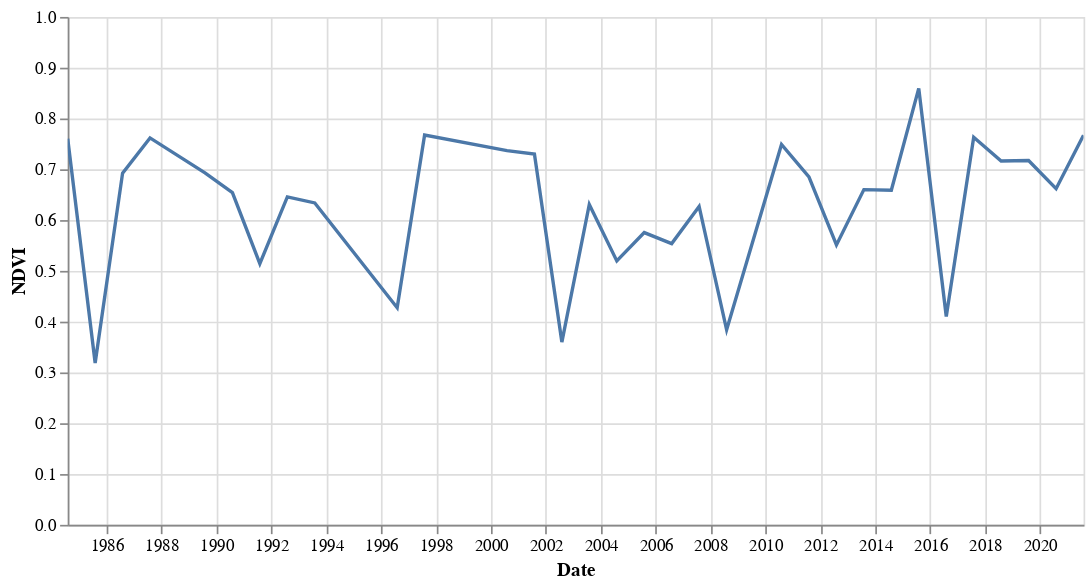

Notebook source saved alongside this figure:
### Markdown cell above
# Line chart

### Code cell
base = alt.Chart(nbr_df).encode(
    x=alt.X('Timestamp:T', title='Date'))

line = base.mark_line().encode(
    y=alt.Y('median(NDVI):Q', scale=alt.Scale(domain=(0.0, 1))))

band = base.mark_errorband(extent='iqr').encode(
    y='NDVI:Q')

(line + band).properties(width=600, height=300).interactive()

### Figure 1 — Vega-Lite specification as saved in the notebook (floating-point values rounded to 4 significant figures)
{"config": {"view": {"continuousWidth": 400, "continuousHeight": 300}}, "layer": [{"mark": "line", "encoding": {"x": {"field": "Timestamp", "title": "Date", "type": "temporal"}, "y": {"aggregate": "median", "field": "NDVI", "scale": {"domain": [0.0, 1]}, "type": "quantitative"}}, "selection": {"selector006": {"type": "interval", "bind": "scales", "encodings": ["x", "y"]}}}, {"mark": {"type": "errorband", "extent": "iqr"}, "encoding": {"x": {"field": "Timestamp", "title": "Date", "type": "temporal"}, "y": {"field": "NDVI", "type": "quantitative"}}}], "data": {"name": "data-0130484a592f89437c233b5cb13a50b4"}, "height": 300, "width": 600, "$schema": "https://vega.github.io/schema/vega-lite/v4.17.0.json", "datasets": {"data-0130484a592f89437c233b5cb13a50b4": [{"NDVI": 0.66, "millis": 1375360327810, "system:index": "1_1_LC08_214064_20130325", "Timestamp": "2013-08-01T12:32:07.810000", "Year": 2013, "Month": 8, "Day": 1, "DOY": 213}, {"NDVI": 0.6588, "millis": 1406896201573, "system:index": "1_1_LC08_214064_20140104", "Timestamp": "2014-08-01T12:30:01.573000", "Year": 2014, "Month": 8, "Day": 1, "DOY": 213}, {"NDVI": 0.8594, "millis": 1438432123441, "system:index": "1_1_LC08_214064_20150107", "Timestamp": "2015-08-01T12:28:43.441000", "Year": 2015, "Month": 8, "Day": 1, "DOY": 213}, {"NDVI": 0.4102, "millis": 1470054518850, "system:index": "1_1_LC08_214064_20160211", "Timestamp": "2016-08-01T12:28:38.850000", "Year": 2016, "Month": 8, "Day": 1, "DOY": 214}, {"NDVI": 0.7632, "millis": 1501590511460, "system:index": "1_1_LC08_214064_20170301", "Timestamp": "2017-08-01T12:28:31.460000", "Year": 2017, "Month": 8, "Day": 1, "DOY": 213}, {"NDVI": 0.7163, "millis": 1533126513530, "system:index": "1_1_LC08_214064_20180131", "Timestamp": "2018-08-01T12:28:33.530000", "Year": 2018, "Month": 8, "Day": 1, "DOY": 213}, {"NDVI": 0.7173, "millis": 1564662512560, "system:index": "1_1_LC08_214064_20190102", "Timestamp": "2019-08-01T12:28:32.560000", "Year": 2019, "Month": 8, "Day": 1, "DOY": 213}, {"NDVI": 0.6618, "millis": 1596284932576, "system:index": "1_1_LC08_214064_20200105", "Timestamp": "2020-08-01T12:28:52.576000", "Year": 2020, "Month": 8, "Day": 1, "DOY": 214}, {"NDVI": 0.7672, "millis": 1627820926711, "system:index": "1_1_LC08_214064_20210208", "Timestamp": "2021-08-01T12:28:46.711000", "Year": 2021, "Month": 8, "Day": 1, "DOY": 213}, {"NDVI": 0.7368, "millis": 965132490454, "system:index": "1_2_LE07_214064_20000106", "Timestamp": "2000-08-01T12:21:30.454000", "Year": 2000, "Month": 8, "Day": 1, "DOY": 214}, {"NDVI": 0.7301, "millis": 996668347361, "system:index": "1_2_LE07_214064_20010108", "Timestamp": "2001-08-01T12:19:07.361000", "Year": 2001, "Month": 8, "Day": 1, "DOY": 213}, {"NDVI": 0.3598, "millis": 1028204249770, "system:index": "1_2_LE07_214064_20020127", "Timestamp": "2002-08-01T12:17:29.770000", "Year": 2002, "Month": 8, "Day": 1, "DOY": 213}, {"NDVI": 0.6308, "millis": 1059740225670, "system:index": "1_2_LE07_214064_20030114", "Timestamp": "2003-08-01T12:17:05.670000", "Year": 2003, "Month": 8, "Day": 1, "DOY": 213}, {"NDVI": 0.5196, "millis": 1091362666810, "system:index": "1_2_LE07_214064_20040218", "Timestamp": "2004-08-01T12:17:46.810000", "Year": 2004, "Month": 8, "Day": 1, "DOY": 214}, {"NDVI": 0.5754, "millis": 1122898682140, "system:index": "1_2_LE07_214064_20050103", "Timestamp": "2005-08-01T12:18:02.140000", "Year": 2005, "Month": 8, "Day": 1, "DOY": 213}, {"NDVI": 0.5538, "millis": 1154434725360, "system:index": "1_2_LE07_214064_20060223", "Timestamp": "2006-08-01T12:18:45.360000", "Year": 2006, "Month": 8, "Day": 1, "DOY": 213}, {"NDVI": 0.6269, "millis": 1185970749080, "system:index": "1_2_LE07_214064_20070226", "Timestamp": "2007-08-01T12:19:09.080000", "Year": 2007, "Month": 8, "Day": 1, "DOY": 213}, {"NDVI": 0.3839, "millis": 1217593141680, "system:index": "1_2_LE07_214064_20080112", "Timestamp": "2008-08-01T12:19:01.680000", "Year": 2008, "Month": 8, "Day": 1, "DOY": 214}, {"NDVI": 0.7489, "millis": 1280665198210, "system:index": "1_2_LE07_214064_20100101", "Timestamp": "2010-08-01T12:19:58.210000", "Year": 2010, "Month": 8, "Day": 1, "DOY": 213}, {"NDVI": 0.6853, "millis": 1312201335720, "system:index": "1_2_LE07_214064_20110613", "Timestamp": "2011-08-01T12:22:15.720000", "Year": 2011, "Month": 8, "Day": 1, "DOY": 213}, {"NDVI": 0.5511, "millis": 1343823761920, "system:index": "1_2_LE07_214064_20120107", "Timestamp": "2012-08-01T12:22:41.920000", "Year": 2012, "Month": 8, "Day": 1, "DOY": 214}, {"NDVI": 0.7603, "millis": 460209413508, "system:index": "2_LT05_214064_19840610", "Timestamp": "1984-08-01T11:56:53.508000", "Year": 1984, "Month": 8, "Day": 1, "DOY": 214}, {"NDVI": 0.3187, "millis": 491745527334, "system:index": "2_LT05_214064_19850528", "Timestamp": "1985-08-01T11:58:47.334000", "Year": 1985, "Month": 8, "Day": 1, "DOY": 213}, {"NDVI": 0.6925, "millis": 523281200270, "system:index": "2_LT05_214064_19860515", "Timestamp": "1986-08-01T11:53:20.270000", "Year": 1986, "Month": 8, "Day": 1, "DOY": 213}, {"NDVI": 0.7618, "millis": 554816959222, "system:index": "2_LT05_214064_19870211", "Timestamp": "1987-08-01T11:49:19.222000", "Year": 1987, "Month": 8, "Day": 1, "DOY": 213}, {"NDVI": 0.693, "millis": 617975927827, "system:index": "2_LT05_214064_19890115", "Timestamp": "1989-08-01T11:58:47.827000", "Year": 1989, "Month": 8, "Day": 1, "DOY": 213}, {"NDVI": 0.6543, "millis": 649511335405, "system:index": "2_LT05_214064_19900323", "Timestamp": "1990-08-01T11:48:55.405000", "Year": 1990, "Month": 8, "Day": 1, "DOY": 213}, {"NDVI": 0.5142, "millis": 681047378520, "system:index": "2_LT05_214064_19910222", "Timestamp": "1991-08-01T11:49:38.520000", "Year": 1991, "Month": 8, "Day": 1, "DOY": 213}, {"NDVI": 0.6456, "millis": 712669958985, "system:index": "2_LT05_214064_19920413", "Timestamp": "1992-08-01T11:52:38.985000", "Year": 1992, "Month": 8, "Day": 1, "DOY": 214}, {"NDVI": 0.6338, "millis": 744205841069, "system:index": "2_LT05_214064_19930227", "Timestamp": "1993-08-01T11:50:41.069000", "Year": 1993, "Month": 8, "Day": 1, "DOY": 213}, {"NDVI": 0.7674, "millis": 870436842916, "system:index": "2_LT05_214064_19970902", "Timestamp": "1997-08-01T12:00:42.916000", "Year": 1997, "Month": 8, "Day": 1, "DOY": 213}, {"NDVI": 0.4274, "millis": 838899159171, "system:index": "2_LT05_214065_19960119", "Timestamp": "1996-08-01T11:32:39.171000", "Year": 1996, "Month": 8, "Day": 1, "DOY": 214}]}}
